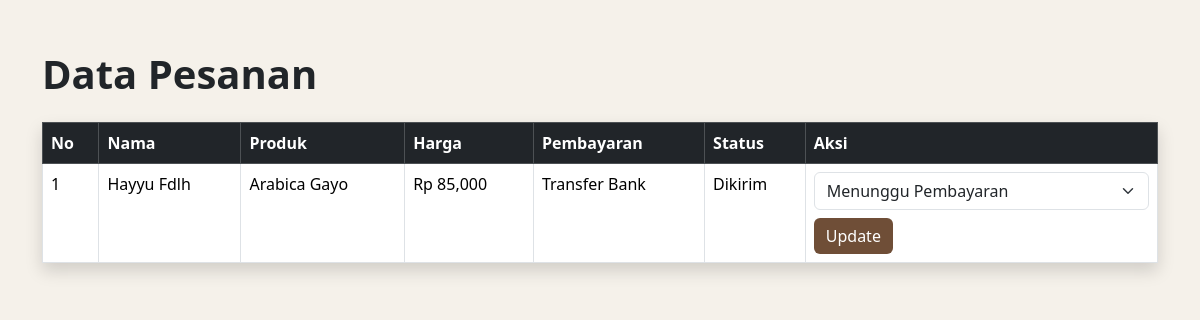
/admin/admin_pesanan.php, run on the app's committed database.
### tables this page shows
CREATE TABLE IF NOT EXISTS `pesanan` (
  `id` int NOT NULL AUTO_INCREMENT,
  `nama` varchar(100) DEFAULT NULL,
  `email` varchar(100) DEFAULT NULL,
  `alamat` text,
  `produk` varchar(100) DEFAULT NULL,
  `harga` int DEFAULT NULL,
  `payment` varchar(50) DEFAULT NULL,
  `status_pesanan` varchar(50) DEFAULT 'Menunggu Pembayaran',
  `bukti_transfer` varchar(255) DEFAULT NULL,
  `tanggal` timestamp NULL DEFAULT CURRENT_TIMESTAMP,
  PRIMARY KEY (`id`)
);

### admin/admin_pesanan.php (the view, shortened to what this page needs)
<?php
include '../config/koneksi.php';
$data = mysqli_query($conn,
"SELECT * FROM pesanan ORDER BY id DESC");
?>
<!DOCTYPE html>
<html lang="id">
<head>
    <link href="https://cdn.jsdelivr.net/npm/bootstrap@5.3.3/dist/css/bootstrap.min.css" rel="stylesheet">
</head>
<body>
<div class="container">
    <h1 class="fw-bold mb-4">
        Data Pesanan
    </h1>
    <table class="table table-bordered shadow">
        <tr class="table-dark">
            <th>No</th>
            <th>Nama</th>
            <th>Produk</th>
            <th>Harga</th>
            <th>Pembayaran</th>
            <th>Status</th>
            <th>Aksi</th>
        </tr>
        <?php
        $no = 1;
        while($d = mysqli_fetch_array($data)){
        ?>
        <tr>
            <td><?php echo $no++; ?></td>
            <td>
                <?php echo $d['nama']; ?>
            </td>
            <td>
                <?php echo $d['produk']; ?>
            </td>
            <td>
                Rp <?php echo number_format($d['harga']); ?>
            </td>
            <td>
                <?php echo $d['payment']; ?>
            </td>
            <td>
                <?php echo $d['status_pesanan']; ?>
            </td>
            <td>
                <form
                action="update_status.php"
                method="POST">
                    <select
                    name="status"
                    class="form-select mb-2">
                        <option>
                            Menunggu Pembayaran
                        </option>
                    </select>
                    <button class="btn btn-status">
                        Update
                    </button>
                </form>
            </td>
        </tr>
        <?php } ?>
    </table>
</div>
</body>
</html>

### admin/admin_pesanan.php (style rules this page uses)
body { background-color: #f5f1ea; }
.container { margin-top: 50px; }
.table { background-color: white; }
.btn-status { background-color: #6f4e37; color: white; border: none; }

### data on the page
pesanan: nama "Hayyu Fdlh", produk "Arabica Gayo", harga "85,000", payment "Transfer Bank", status_pesanan "Dikirim"
